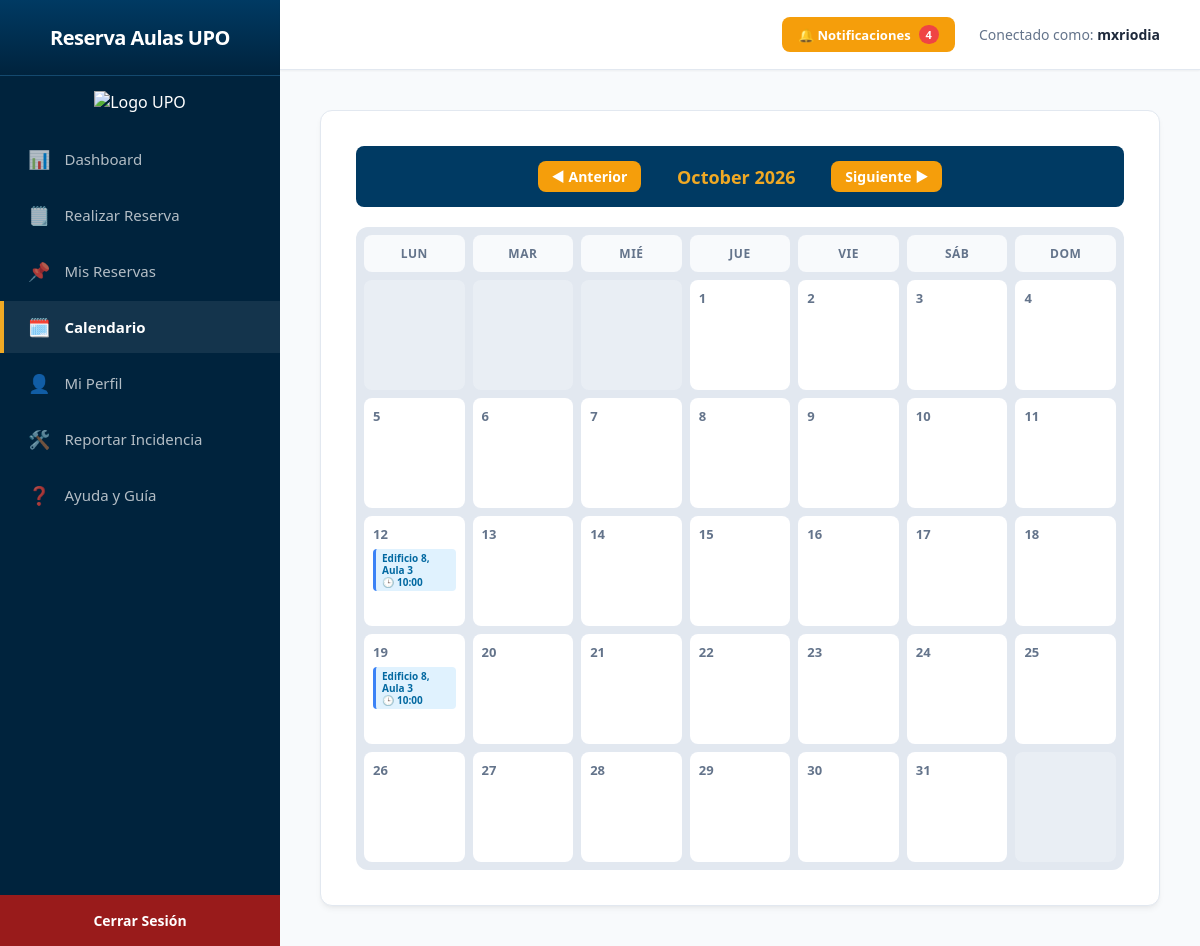
The page /panel_profesor/?tab=tab-calendario&mes=10&ano=2026 (signed in) on the database its author committed.
### reservas/models.py (models this page shows, shortened)
class Usuario(AbstractUser):
    ROL_CHOICES = [
        ('profesor', 'Profesor'),
        ('administrador', 'Administrador'),
    ]
    rol = models.CharField(max_length=20, choices=ROL_CHOICES, default='profesor')
    correo_personal = models.EmailField(max_length=254, null=True, blank=True)
    despacho = models.CharField(max_length=50, null=True, blank=True)
    foto_perfil = models.ImageField(upload_to='perfiles/', null=True, blank=True)

class Reserva(models.Model):
    ESTADO_CHOICES = [
        ('activa', 'Activa'),
        ('cancelada', 'Cancelada'),
        ('finalizada', 'Finalizada'),
    ]
    TIPO_CHOICES = [
        ('puntual', 'Puntual'),
        ('periodica', 'Periódica'),
    ]
    usuario = models.ForeignKey(Usuario, on_delete=models.CASCADE)
    aula = models.ForeignKey(Aula, on_delete=models.CASCADE)
    fecha = models.DateField()
    hora_inicio = models.TimeField()
    hora_fin = models.TimeField()
    estado = models.CharField(max_length=20, choices=ESTADO_CHOICES, default='activa')
    fecha_validacion = models.DateTimeField(null=True, blank=True) # Para el check-in del QR
    tipo = models.CharField(max_length=20, choices=TIPO_CHOICES, default='puntual')

class Aula(models.Model):
    edificio = models.ForeignKey(Edificio, on_delete=models.CASCADE, related_name='aulas')
    planta = models.IntegerField()
    numero_aula = models.CharField(max_length=10)
    capacidad_max = models.IntegerField()
    codigo_qr_token = models.CharField(max_length=100, unique=True, null=True, blank=True, editable=False)
    operativa = models.BooleanField(default=True)
    equipamiento = models.ManyToManyField(Recurso, through='AulaEquipamiento')

class Edificio(models.Model):
    numero_edificio = models.IntegerField(primary_key=True)
    nombre = models.CharField(max_length=100)
    operativo = models.BooleanField(default=True)
    def __str__(self):
        return f"Edificio {self.numero_edificio} - {self.nombre}"

### reservas/views.py (the view, shortened to what this page needs)
# urls.py: path('panel_profesor/', reservas_views.panel_profesor, name='panel_profesor'),
@login_required
def panel_profesor(request):
    usuario = request.user
    ahora = timezone.localtime(timezone.now())
    reservas_hoy = Reserva.objects.filter(
        usuario=usuario,
        fecha=ahora.date(),
        estado='activa',
        fecha_validacion__isnull=True
    )
    busqueda_realizada = False
    aulas_encontradas = None
    post_data = {}
    nombre_dia = None
    reservas_finalizadas_usuario = Reserva.objects.filter(
        usuario=usuario,
        estado='activa'
    ).filter(
        (Q(fecha__lt=ahora.date())) |
        (Q(fecha=ahora.date(), hora_fin__lt=ahora.time()))
    ).exclude(
        valoracion__isnull=False # Excluye las que ya tienen una sugerencia guardada
    ).select_related('aula', 'aula__edificio').order_by('-fecha', '-hora_fin')
    reserva_pendiente_valorar = reservas_finalizadas_usuario.first()
    mis_reservas_activas = Reserva.objects.filter(
            usuario=usuario,
            estado='activa'
        ).exclude(
            (Q(fecha__lt=ahora.date())) |
            (Q(fecha=ahora.date(), hora_fin__lt=ahora.time()))
        ).order_by('fecha', 'hora_inicio')
    for res in mis_reservas_activas:
        inicio_res = datetime.combine(res.fecha, res.hora_inicio)
        inicio_res = timezone.make_aware(inicio_res, timezone.get_current_timezone())
        diferencia = inicio_res - ahora
        res.tiempo_minutos = int(diferencia.total_seconds() / 60)
        res.en_ventana_qr = (-15 <= res.tiempo_minutos <= 59)
    Reserva.objects.filter(
        usuario=usuario,
        estado='activa'
    ).filter(
        (Q(fecha__lt=ahora.date())) |
        (Q(fecha=ahora.date(), hora_fin__lt=ahora.time()))
    ).update(estado='finalizada')
    mis_reservas_canceladas = Reserva.objects.filter(usuario=usuario, estado='cancelada').order_by('-fecha', '-hora_inicio')
    mis_reservas_expiradas = Reserva.objects.filter(usuario=usuario, estado='finalizada').order_by('-fecha', '-hora_inicio')
    todos_los_recursos = Recurso.objects.all()
    notificaciones_activas = Notificacion.objects.filter(usuario=usuario, leida=False).order_by('-fecha_envio') # Notificaciones no leídas
    active_tab = request.GET.get('tab', 'tab-dashboard')
    total_activas = mis_reservas_activas.count()
    total_canceladas = mis_reservas_canceladas.count()
    total_validadas = mis_reservas_expiradas.count()
    total_historico = total_validadas + total_canceladas
    porcentaje_asistencia = int((total_validadas / total_historico) * 100) if total_historico > 0 else 100
    proxima_sesion = None
    tiempo_restante_minutos = None
    necesita_checkin = False
    siguiente_reserva_hoy = Reserva.objects.filter(
        usuario=usuario,
        fecha=ahora.date(),
        estado='activa',
        hora_fin__gt=ahora.time()
    ).order_by('hora_inicio').first()
    ultimas_valoraciones = Valoracion.objects.filter(usuario=usuario).select_related('aula', 'aula__edificio').order_by('-fecha_creacion')[:4]
    hoy_sistema = timezone.localtime(timezone.now()).date()
    mes_actual = int(request.GET.get('mes', hoy_sistema.month))
    año_actual = int(request.GET.get('ano', hoy_sistema.year))
    if mes_actual == 1:
        mes_anterior, año_anterior = 12, año_actual - 1
    else:
        mes_anterior, año_anterior = mes_actual - 1, año_actual
    if mes_actual == 12:
        mes_siguiente, año_siguiente = 1, año_actual + 1
    else:
        mes_siguiente, año_siguiente = mes_actual + 1, año_actual
    cal = calendar.Calendar(firstweekday=0) # Empieza en lunes
    semanas_mes = cal.monthdayscalendar(año_actual, mes_actual)
    nombre_mes = _(calendar.month_name[mes_actual]).capitalize()
    agenda_dias = {}
    reservas_mes = Reserva.objects.filter(
        usuario=usuario,
        estado='activa',
        fecha__year=año_actual,
        fecha__month=mes_actual
    ).select_related('aula', 'aula__edificio')
    for res in reservas_mes:
        dia_clave = res.fecha.day
        if dia_clave not in agenda_dias:
            agenda_dias[dia_clave] = []
        agenda_dias[dia_clave].append(res)
    matriz_calendario = []
    for semana in semanas_mes:
        semana_render = []
        for dia in semana:
            semana_render.append({
                'numero': dia,
                'es_hoy': (dia == hoy_sistema.day and mes_actual == hoy_sistema.month and año_actual == hoy_sistema.year),
                'eventos': agenda_dias.get(dia, []) if dia != 0 else []
            })
        matriz_calendario.append(semana_render)
    top_aulas = (Reserva.objects.filter(usuario=request.user)
                .exclude(estado='cancelada') # Omite las canceladas
                .values('aula__numero_aula', 'aula__edificio__numero_edificio')
                .annotate(total=Count('aula'))
                .order_by('-total')[:5])
    labs_aulas = [f"Aula {item['aula__numero_aula']}, Edificio {item['aula__edificio__numero_edificio']}" for item in top_aulas]
    datos_aulas = [item['total'] for item in top_aulas]
    reservas_validadas = Reserva.objects.filter(
        usuario=usuario,
        estado='activa',
        fecha_validacion__isnull=False
    ).select_related('aula', 'aula__edificio')
    context = {
        'reservas_validadas': reservas_validadas,
        'usuario': usuario,
        'mis_reservas_activas': mis_reservas_activas,
        'mis_reservas_canceladas': mis_reservas_canceladas,
        'mis_reservas_expiradas': mis_reservas_expiradas,
        'recursos': todos_los_recursos,
        'aulas_encontradas': aulas_encontradas,
        'busqueda_realizada': busqueda_realizada,
        'post_data': post_data,
        'active_tab': active_tab,
        'notificaciones_activas': notificaciones_activas,
        'notificaciones_count': notificaciones_activas.count(),
        'nombre_dia': nombre_dia,
        'matriz_calendario': matriz_calendario,
        'nombre_mes': nombre_mes,
        'año_actual': año_actual,
        'mes_anterior': mes_anterior,
        'ano_anterior': año_anterior,
        'mes_siguiente': mes_siguiente,
        'ano_siguiente': año_siguiente,
        'labs_aulas': labs_aulas,
        'datos_aulas': datos_aulas,
        'reserva_pendiente_valorar': reserva_pendiente_valorar,
        'kpi_total_activas': total_activas,
        'kpi_total_canceladas': total_canceladas,
        'kpi_porcentaje_asistencia': porcentaje_asistencia,
        'proxima_sesion': proxima_sesion,
        'necesita_checkin': necesita_checkin,
        'tiempo_restante_minutos': tiempo_restante_minutos,
        'ultimas_valoraciones': ultimas_valoraciones,
    }
    return render(request, 'reservas/panel_profesor.html', context)

### reservas/templates/reservas/panel_profesor.html (shortened to what this page needs)
<!DOCTYPE html>
<html lang="es">
<head>
</head>
<body>
    <div class="sidebar">
        <div>
            <div class="sidebar-header">Reserva Aulas UPO</div>
            <div style="text-align: center; padding-top: 15px;">
                <img src="https://www.upo.es/portal/img/logo.png" alt="Logo UPO" style="max-width: 80%; height: auto;">
            </div>
            <ul class="sidebar-menu">
                <li class="menu-item {% if active_tab == 'tab-dashboard' %}active{% endif %}" onclick="switchTab('tab-dashboard', this)">
                    <span class="menu-icon">📊</span> Dashboard
                </li>
                <li class="menu-item {% if active_tab == 'tab-buscar' %}active{% endif %}" onclick="switchTab('tab-buscar', this)">
                    <span class="menu-icon">🗒️</span> Realizar Reserva
                </li>
                <li class="menu-item {% if active_tab == 'tab-reservas' %}active{% endif %}" onclick="switchTab('tab-reservas', this)">
                    <span class="menu-icon">📌</span> Mis Reservas
                </li>
                <li class="menu-item {% if active_tab == 'tab-calendario' %}active{% endif %}"
                    onclick="window.location.href='/panel_profesor/?tab=tab-calendario';">
                    <span class="menu-icon">🗓️</span> Calendario
                </li>
                <li class="menu-item {% if active_tab == 'tab-perfil' %}active{% endif %}" onclick="switchTab('tab-perfil', this)">
                    <span class="menu-icon">👤</span> Mi Perfil
                </li>
                <li class="menu-item {% if active_tab == 'tab-incidencias' %}active{% endif %}" onclick="switchTab('tab-incidencias', this)">
                    <span class="menu-icon">🛠️</span> Reportar Incidencia
                </li>
                <li class="menu-item {% if active_tab == 'tab-ayuda' %}active{% endif %}" onclick="switchTab('tab-ayuda', this)">
                    <span class="menu-icon">❓</span> Ayuda y Guía
                </li>
            </ul>
        </div>
        <a href="{% url 'logout' %}" class="logout-btn">Cerrar Sesión</a>
    </div>
    <div class="main-container">
        <div class="top-navbar">
            <a href="{% url 'simular_push' %}" class="btn-action warn" style="padding: 8px 16px; font-size: 13px; text-decoration: none; margin-right: 24px; border-radius: var(--radius-md);">
                🔔 Notificaciones
                {% if notificaciones_count > 0 %}
                    <span class="badge">{{ notificaciones_count }}</span>
                {% endif %}
            </a>
            <span style="font-size: 14px; color: var(--text-muted);">
                Conectado como: <strong style="color: var(--text-main);">{{ usuario.username }}</strong>
            </span>
        </div>
        <div class="content-area">
            <div id="tab-calendario" class="tab-content {% if active_tab == 'tab-calendario' %}active{% endif %}">
                <div class="calendar-header-wrapper">
                    <div style="display: flex; align-items: center; gap: 15px;">
                        <a href="/panel_profesor/?tab=tab-calendario&mes={{ mes_anterior }}&ano={{ ano_anterior }}" class="btn-action warn" style="text-decoration: none; padding: 6px 14px; font-size: 14px; border-radius: var(--radius-md); font-weight: bold;">
                            ◀ Anterior
                        </a>
                        <strong style="font-size: 18px; color: var(--secondary); min-width: 160px; text-align: center; display: inline-block;">
                            {{ nombre_mes }} {{ año_actual }}
                        </strong>
                        <a href="/panel_profesor/?tab=tab-calendario&mes={{ mes_siguiente }}&ano={{ ano_siguiente }}" class="btn-action warn" style="text-decoration: none; padding: 6px 14px; font-size: 14px; border-radius: var(--radius-md); font-weight: bold;">
                            Siguiente ▶
                        </a>
                    </div>
                </div>
                <div class="calendar-grid">
                    <div class="calendar-day-name">Lun</div>
                    <div class="calendar-day-name">Mar</div>
                    <div class="calendar-day-name">Mié</div>
                    <div class="calendar-day-name">Jue</div>
                    <div class="calendar-day-name">Vie</div>
                    <div class="calendar-day-name">Sáb</div>
                    <div class="calendar-day-name">Dom</div>
                    {% for semana in matriz_calendario %}
                        {% for dia in semana %}
                            {% if dia.numero == 0 %}
                                <div class="calendar-cell empty"></div>
                            {% else %}
                                <div class="calendar-cell {% if dia.es_hoy %}today{% endif %}">
                                    <div class="day-number">{{ dia.numero }}</div>
                                    <div class="calendar-events-container">
                                        {% for evento in dia.eventos|dictsort:"hora_inicio" %}
                                            <div class="calendar-event-pill" title="Aula {{ evento.aula.numero_aula }} ({{ evento.hora_inicio|time:'H:i' }}-{{ evento.hora_fin|time:'H:i' }})" onclick="switchTab('tab-reservas', document.querySelector('.sidebar-menu li:nth-child(2)'))">
                                                <strong>Edificio {{ evento.aula.edificio.numero_edificio }}, Aula {{ evento.aula.numero_aula }}</strong><br>
                                                🕒 {{ evento.hora_inicio|time:"H:i" }}
                                            </div>
                                        {% endfor %}
                                    </div>
                                </div>
                            {% endif %}
                        {% endfor %}
                    {% endfor %}
                </div>
            </div>
        </div>
    </div>
</body>
</html>

### rows shown on the page
Usuario: username "mxriodia"
Reserva: aula.edificio.numero_edificio "8", aula.numero_aula "3", hora_inicio "10:00"
Reserva: aula.edificio.numero_edificio "8", aula.numero_aula "3", hora_inicio "10:00"

### other values the page prints
{{ notificaciones_count }} "4"
{{ nombre_mes }} "October"
{{ año_actual }} "2026"
{{ dia.numero }} "1" "2" "3" "4" "5" "6" "7" "8" "9" "10" "11" "12" "13" "14" "15" "16" "17" "18" "19" "20" "21" "22" "23" "24" "25" "26" "27" "28" "29" "30" "31"
